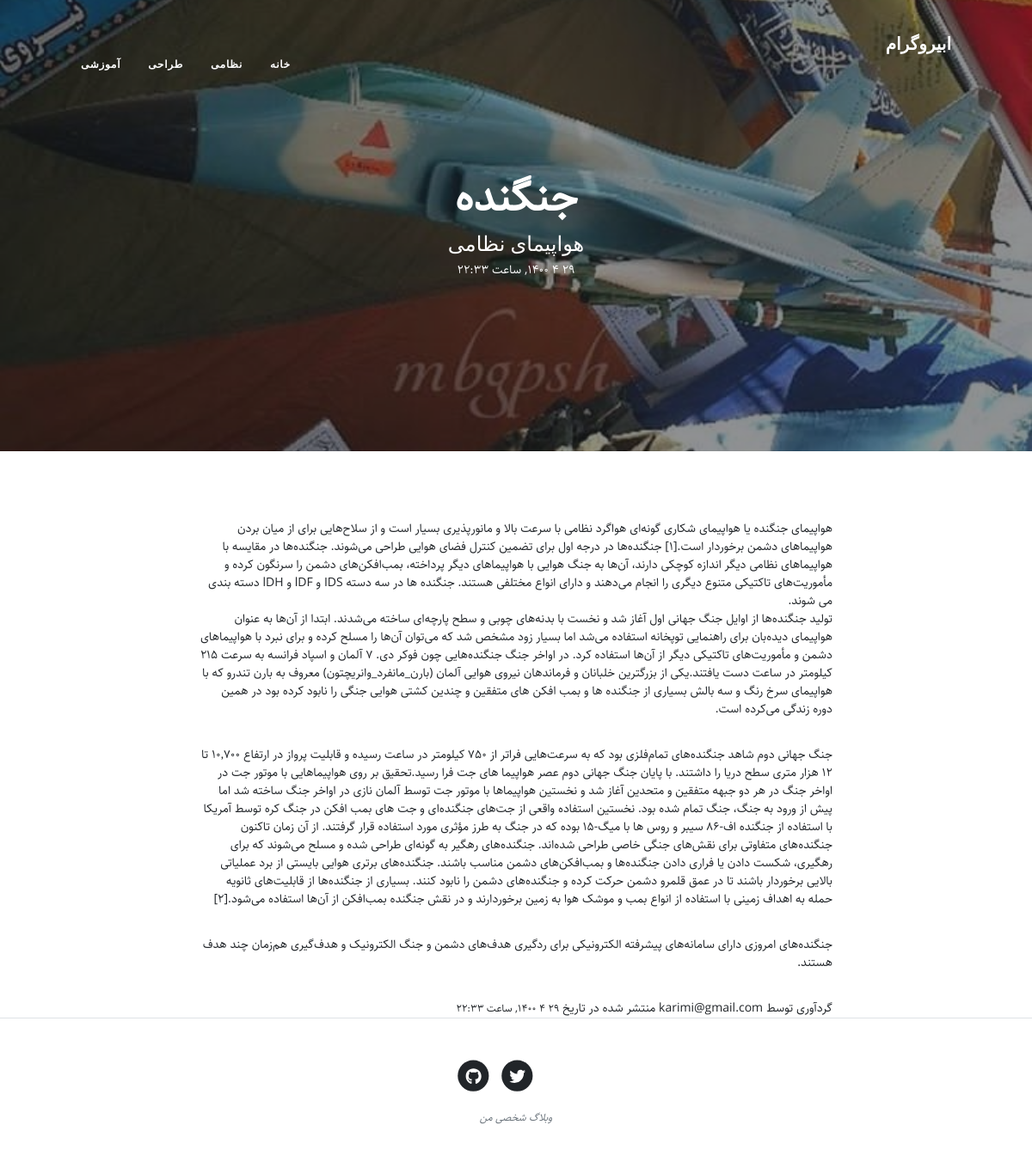
The page /blog/postdetail/gnndh on the database its author committed.
### blog/models.py (models this page shows, shortened)
class Categoty(models.Model):
    parent = models.ForeignKey('self',default=None,null=True,blank=True,on_delete=models.SET_NULL,related_name='child',verbose_name='عبارت زیر دسته')
    name = models.CharField(max_length=20, verbose_name="نام")
    slug = models.SlugField(unique=True, max_length=100, verbose_name="لینک کوتاه")
    status = models.BooleanField(default=True, verbose_name="آیا نمایش داده شود")
    position = models.IntegerField(verbose_name='پوزیشن')
    class Meta:
        verbose_name = "دسته بندی"
        verbose_name_plural = "دسته بندی ها"
        ordering = ['parent__id','position' ]

class Post(models.Model):
    STATUS_CHOICES = (
        ('draft', 'در حال انتظار'),
        ('published', 'منتشر شده'),
    )
    name = models.CharField(max_length=50, verbose_name="نام")
    slug = models.SlugField(unique=True, max_length=100, verbose_name="لینک کوتاه")
    category = models.ManyToManyField(Categoty, verbose_name="دسته بندی", related_name="posts")
    image = models.ImageField(upload_to='media', verbose_name="تصویر")
    subtitle = models.CharField(max_length=800, verbose_name="توضیحات")
    author = models.ForeignKey(CustomUser, on_delete=models.CASCADE, related_name='blog_post', verbose_name="نویسنده")
    body = models.TextField(verbose_name="متن اصلی")
    publish = models.DateTimeField(default=timezone.now, verbose_name="تاریخ انتشار")
    created = models.DateTimeField(auto_now_add=True, verbose_name="تاریخ ایجاد")
    updated = models.DateTimeField(auto_now=True, verbose_name="تاریخ بروزرسانی")
    status = models.CharField(max_length=25, choices=STATUS_CHOICES, default='draft', verbose_name="وضعیت انتشار")
    objects = PostManage()
    class Meta:
        verbose_name = "مقاله"
        verbose_name_plural = "مقالات"
        ordering = ('-publish',)
    def jpublish(self):
        return jalali_converter(self.publish)
    jpublish.shor_description = "زمان انتشار"

### login/models.py (models this page shows)
class CustomUser(AbstractUser):
    username = None
    email = models.EmailField(_('email address'), unique=True)
    USERNAME_FIELD = 'email'
    REQUIRED_FIELDS = []
    objects = UserManager()
    def __str__(self):
        return self.email

### blog/views.py (the view)
# urls.py: path('postdetail/<slug:slug>',views.PostDetail.as_view(),name='post_detail'),
class PostDetail(DetailView):
    def get_object(self):
        slug = self.kwargs.get('slug')
        return get_object_or_404(Post.objects.published(),slug=slug)

### blog/models.py (called while the page is built)
    def published(self):
        return self.filter(status='published')

### blog/templatetags/base_tags.py (called while the page is built)
@register.simple_tag
def title():
    return "ابیروگرام"

@register.inclusion_tag("blog/partials/category_navbar.html")
def category_navbar():
    return {
        "categoris" : Categoty.objects.filter(status=True)
    }

### extensions/jalali.py (called while the page is built)
    def persian_tuple(self):
        return self.persian_year, self.persian_month, self.persian_day

### extensions/utils.py (called while the page is built)
def persian_numbers_converter(mystr):
    numbers = {
        "0": "۰",
        "1": "۱",
        "2": "۲",
        "3": "۳",
        "4": "۴",
        "5": "۵",
        "6": "۶",
        "7": "۷",
        "8": "۸",
        "9": "۹",
    }
    for e, p in numbers.items():
        mystr = mystr.replace(e, p)
    return mystr

def jalali_converter(time):
    jmonths = ["فروردین","اردیبهشت","خرداد","تیر","مرداد","شهریور","مهر","آبان","آذر","دی","بهمن", "اسفند"]
    time = timezone.localtime(time)
    time_to_str = "{},{},{}".format(time.year,time.month,time.day)
    time_to_tuple = jalali.Gregorian(time_to_str).persian_tuple()
    time_to_list = list(time_to_tuple)
    for index, moth in enumerate(jmonths):
        if  time_to_list[1] == index + 1:
            time_to_list[1] = moth
            break
    output = "{} {} {}, ساعت {}:{}".format(
        time_to_tuple [2],
        time_to_tuple [1],
        time_to_tuple [0],
        time.hour,
        time.minute,
    )
    return persian_numbers_converter(output)

### templates/blog/post_detail.html (shortened to what this page needs)
{% extends 'blog/base.html' %}
{% load static %}
{% block main %}
     <header class="masthead" style="background-image: url('{{ post.image.url }}')">
            <div class="container position-relative px-4 px-lg-5">
                <div class="row gx-4 gx-lg-5 justify-content-center">
                    <div class="col-md-10 col-lg-8 col-xl-7">
                        <div class="site-heading ">
                            <h1>{{ post.name }}</h1>
                            <h3 class="subheading">{{ post.subtitle }}</h3>
                            <time>{{ post.jpublish }}</time>
                        </div>
                    </div>
                </div>
            </div>
        </header>
    <article>
            <div class="container">
                <div class="row">
                    <div class="col-lg-8 col-md-10 mx-auto text-justify">
                        {{ post.body | linebreaks }}
                            گردآوری توسط
                            <a href="">{{ post.author }}</a>
                            منتشر شده در تاریخ
                            <small>{{ post.jpublish }}</small>
                    </div>
                </div>
            </div>
        </article>
{% endblock %}

### templates/blog/partials/category_navbar.html (shortened to what this page needs)
<div class="collapse navbar-collapse nav" id="navbarResponsive">
    <ul class="navbar-nav ms-auto py-4 py-lg-0">
        <li class="nav-item"><a class="nav-link px-lg-3 py-3 py-lg-4" href="{% url 'blog:post_list' %}">خانه</a></li>
        {% for categoris in categoris %}
            {% if categoris.parent == None %}
                <li class="nav-item">
                    <a class="nav-link px-lg-3 py-3 py-lg-4" href="{% url 'blog:category' categoris.slug %}">
                        {{ categoris.name }}
                    </a>
                </li>
            {% endif %}
        {% endfor %}
    </ul>
</div>

### static/blog/css/rtl.css (style rules this page uses)
body { direction: rtl; text-align: right; font-family: "Sahel", serif; font-size: 14px; }
.navbar-nav { margin-left: initial !important; margin-right: auto; }
header.masthead .site-heading h1 { font-family: Sahel, serif; font-size:50px ; }
.nav ul { padding-right: 0; }
.nav ul li { border-bottom: none; height: 86px; line-height: 86px; font-size: 14px; display: inline-block; float:left; margin: 0 auto; }
.nav ul li a { text-decoration: none; color:#000000; display: block; transition: .3s background-color; padding:0 24px; }
.nav a { border-bottom:none; }

### rows shown on the page
Categoty: name "نظامی"
Categoty: name "طراحی"
Categoty: name "آموزشی"
Post: image (picture), name "جنگنده", subtitle "هواپیمای نظامی", jpublish "۲۹ ۴ ۱۴۰۰, ساعت ۲۲:۳۳", body "هواپیمای جنگنده یا هواپیمای شکاری گونه‌ای هواگرد نظامی با سرعت بالا و مانورپذیری بسیار است و از سلاح‌هایی برای از میان بردن هواپیماهای دشمن برخوردار است.[۱] جنگنده‌ها در درجه اول برای تضمین کنترل فضای هوایی طراحی می‌شوند. جنگنده‌ها در مقایسه با هواپیماهای نظامی دیگر اندازه کوچکی دارند، آن‌ها به جنگ هوایی با هواپیماهای دیگر پرداخته، بمب‌افکن‌های دشمن را سرنگون کرده و مأموریت‌های تاکتیکی متنوع دیگری را انجام می‌دهند و دارای انواع مختلفی هستند. جنگنده ها در سه دسته IDS و lDF و lDH دسته بندی می شوند. تولید جنگنده‌ها از اوایل جنگ جهانی اول آغاز شد و نخست با بدنه‌های چوبی و سطح پارچه‌ای ساخته می‌شدند. ابتدا از آن‌ها به عنوان هواپیمای دیده‌بان برای راهنمایی توپخانه استفاده می‌شد اما بسیار زود مشخص…", author "karimi@gmail.com"
